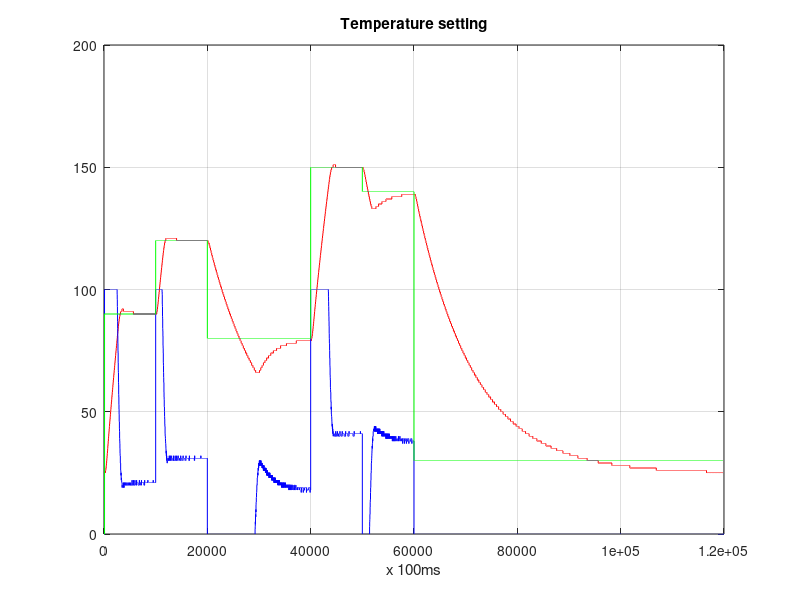

Reproduce this figure in MATLAB.

% Actual temperature
file = fopen('col_0.txt','r');
if file ~= -1
    temp_actual = fscanf(file, '%d');
    fclose(file);
end

file = fopen('col_8.txt','r');
if file ~= -1
    pid_output = fscanf(file, '%d');
    fclose(file);
end

file = fopen('setting.txt','r');
if file ~= -1
    temp_setting = fscanf(file, '%d');
    fclose(file);
end

plot(temp_actual,'r');
hold on;

plot(pid_output,'b');
hold on;

plot(temp_setting,'g');
hold on;

%plot(d_term,'g');
hold on;


grid on;
title('Temperature setting');
xlabel('x 100ms');
%ylabel('degrees Celsius');
%legend('Actual','Desired','PID effort');










